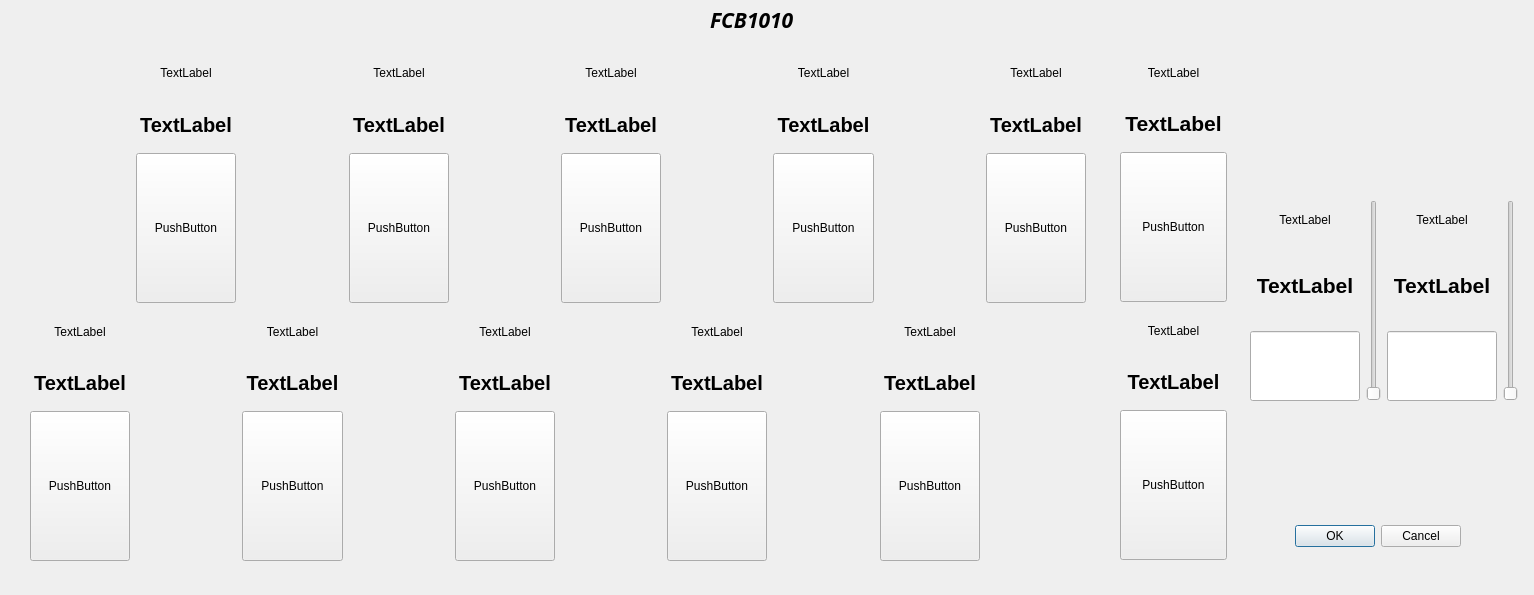
<?xml version="1.0" encoding="UTF-8"?>
<ui version="4.0">
 <class>FCB1010</class>
 <widget class="QDialog" name="FCB1010">
  <property name="geometry">
   <rect>
    <x>0</x>
    <y>0</y>
    <width>1534</width>
    <height>595</height>
   </rect>
  </property>
  <property name="windowTitle">
   <string>FCB1010</string>
  </property>
  <widget class="QDialogButtonBox" name="buttonBox">
   <property name="geometry">
    <rect>
     <x>1250</x>
     <y>520</y>
     <width>211</width>
     <height>32</height>
    </rect>
   </property>
   <property name="orientation">
    <enum>Qt::Horizontal</enum>
   </property>
   <property name="standardButtons">
    <set>QDialogButtonBox::Cancel|QDialogButtonBox::Ok</set>
   </property>
  </widget>
  <widget class="QWidget" name="gridLayoutWidget">
   <property name="geometry">
    <rect>
     <x>30</x>
     <y>50</y>
     <width>1056</width>
     <height>511</height>
    </rect>
   </property>
   <layout class="QGridLayout" name="gL1">
    <item row="0" column="5">
     <layout class="QVBoxLayout" name="gl1__fS8">
      <item>
       <widget class="QLabel" name="gL1__fS8_bL">
        <property name="minimumSize">
         <size>
          <width>80</width>
          <height>25</height>
         </size>
        </property>
        <property name="contextMenuPolicy">
         <enum>Qt::CustomContextMenu</enum>
        </property>
        <property name="text">
         <string>TextLabel</string>
        </property>
        <property name="alignment">
         <set>Qt::AlignCenter</set>
        </property>
       </widget>
      </item>
      <item>
       <widget class="QLabel" name="gL1__fS8_eL">
        <property name="minimumSize">
         <size>
          <width>80</width>
          <height>35</height>
         </size>
        </property>
        <property name="font">
         <font>
          <pointsize>15</pointsize>
          <weight>75</weight>
          <bold>true</bold>
         </font>
        </property>
        <property name="contextMenuPolicy">
         <enum>Qt::CustomContextMenu</enum>
        </property>
        <property name="text">
         <string>TextLabel</string>
        </property>
        <property name="alignment">
         <set>Qt::AlignCenter</set>
        </property>
       </widget>
      </item>
      <item>
       <widget class="QPushButton" name="gL1__fS8_pB">
        <property name="minimumSize">
         <size>
          <width>0</width>
          <height>150</height>
         </size>
        </property>
        <property name="text">
         <string>PushButton</string>
        </property>
       </widget>
      </item>
     </layout>
    </item>
    <item row="1" column="2">
     <layout class="QVBoxLayout" name="gl1__fS2">
      <item>
       <widget class="QLabel" name="gL1__fS2_bL">
        <property name="minimumSize">
         <size>
          <width>80</width>
          <height>25</height>
         </size>
        </property>
        <property name="contextMenuPolicy">
         <enum>Qt::CustomContextMenu</enum>
        </property>
        <property name="text">
         <string>TextLabel</string>
        </property>
        <property name="alignment">
         <set>Qt::AlignCenter</set>
        </property>
       </widget>
      </item>
      <item>
       <widget class="QLabel" name="gL1__fS2_eL">
        <property name="minimumSize">
         <size>
          <width>80</width>
          <height>35</height>
         </size>
        </property>
        <property name="font">
         <font>
          <pointsize>15</pointsize>
          <weight>75</weight>
          <bold>true</bold>
         </font>
        </property>
        <property name="contextMenuPolicy">
         <enum>Qt::CustomContextMenu</enum>
        </property>
        <property name="text">
         <string>TextLabel</string>
        </property>
        <property name="alignment">
         <set>Qt::AlignCenter</set>
        </property>
       </widget>
      </item>
      <item>
       <widget class="QPushButton" name="gL1__fS2_pB">
        <property name="minimumSize">
         <size>
          <width>0</width>
          <height>150</height>
         </size>
        </property>
        <property name="text">
         <string>PushButton</string>
        </property>
       </widget>
      </item>
     </layout>
    </item>
    <item row="0" column="7">
     <layout class="QVBoxLayout" name="gl1__fS9">
      <item>
       <widget class="QLabel" name="gL1__fS9_bL">
        <property name="minimumSize">
         <size>
          <width>80</width>
          <height>25</height>
         </size>
        </property>
        <property name="contextMenuPolicy">
         <enum>Qt::CustomContextMenu</enum>
        </property>
        <property name="text">
         <string>TextLabel</string>
        </property>
        <property name="alignment">
         <set>Qt::AlignCenter</set>
        </property>
       </widget>
      </item>
      <item>
       <widget class="QLabel" name="gL1__fS9_eL">
        <property name="minimumSize">
         <size>
          <width>80</width>
          <height>35</height>
         </size>
        </property>
        <property name="font">
         <font>
          <pointsize>15</pointsize>
          <weight>75</weight>
          <bold>true</bold>
         </font>
        </property>
        <property name="contextMenuPolicy">
         <enum>Qt::CustomContextMenu</enum>
        </property>
        <property name="text">
         <string>TextLabel</string>
        </property>
        <property name="alignment">
         <set>Qt::AlignCenter</set>
        </property>
       </widget>
      </item>
      <item>
       <widget class="QPushButton" name="gL1__fS9_pB">
        <property name="minimumSize">
         <size>
          <width>0</width>
          <height>150</height>
         </size>
        </property>
        <property name="text">
         <string>PushButton</string>
        </property>
       </widget>
      </item>
     </layout>
    </item>
    <item row="0" column="1">
     <layout class="QVBoxLayout" name="gl1__fS6">
      <item>
       <widget class="QLabel" name="gL1__fS6_bL">
        <property name="minimumSize">
         <size>
          <width>80</width>
          <height>25</height>
         </size>
        </property>
        <property name="contextMenuPolicy">
         <enum>Qt::CustomContextMenu</enum>
        </property>
        <property name="text">
         <string>TextLabel</string>
        </property>
        <property name="alignment">
         <set>Qt::AlignCenter</set>
        </property>
       </widget>
      </item>
      <item>
       <widget class="QLabel" name="gL1__fS6_eL">
        <property name="minimumSize">
         <size>
          <width>80</width>
          <height>35</height>
         </size>
        </property>
        <property name="font">
         <font>
          <pointsize>15</pointsize>
          <weight>75</weight>
          <bold>true</bold>
         </font>
        </property>
        <property name="contextMenuPolicy">
         <enum>Qt::CustomContextMenu</enum>
        </property>
        <property name="text">
         <string>TextLabel</string>
        </property>
        <property name="alignment">
         <set>Qt::AlignCenter</set>
        </property>
       </widget>
      </item>
      <item>
       <widget class="QPushButton" name="gL1__fS6_pB">
        <property name="minimumSize">
         <size>
          <width>0</width>
          <height>150</height>
         </size>
        </property>
        <property name="text">
         <string>PushButton</string>
        </property>
       </widget>
      </item>
     </layout>
    </item>
    <item row="1" column="6">
     <layout class="QVBoxLayout" name="gl1__fS4">
      <item>
       <widget class="QLabel" name="gL1__fS4_bL">
        <property name="minimumSize">
         <size>
          <width>80</width>
          <height>25</height>
         </size>
        </property>
        <property name="contextMenuPolicy">
         <enum>Qt::CustomContextMenu</enum>
        </property>
        <property name="text">
         <string>TextLabel</string>
        </property>
        <property name="alignment">
         <set>Qt::AlignCenter</set>
        </property>
       </widget>
      </item>
      <item>
       <widget class="QLabel" name="gL1__fS4_eL">
        <property name="minimumSize">
         <size>
          <width>80</width>
          <height>35</height>
         </size>
        </property>
        <property name="font">
         <font>
          <pointsize>15</pointsize>
          <weight>75</weight>
          <bold>true</bold>
         </font>
        </property>
        <property name="contextMenuPolicy">
         <enum>Qt::CustomContextMenu</enum>
        </property>
        <property name="text">
         <string>TextLabel</string>
        </property>
        <property name="alignment">
         <set>Qt::AlignCenter</set>
        </property>
       </widget>
      </item>
      <item>
       <widget class="QPushButton" name="gL1__fS4_pB">
        <property name="minimumSize">
         <size>
          <width>0</width>
          <height>150</height>
         </size>
        </property>
        <property name="text">
         <string>PushButton</string>
        </property>
       </widget>
      </item>
     </layout>
    </item>
    <item row="1" column="0">
     <layout class="QVBoxLayout" name="gl1__fS1">
      <item>
       <widget class="QLabel" name="gL1__fS1_bL">
        <property name="minimumSize">
         <size>
          <width>80</width>
          <height>25</height>
         </size>
        </property>
        <property name="contextMenuPolicy">
         <enum>Qt::CustomContextMenu</enum>
        </property>
        <property name="text">
         <string>TextLabel</string>
        </property>
        <property name="alignment">
         <set>Qt::AlignCenter</set>
        </property>
       </widget>
      </item>
      <item>
       <widget class="QLabel" name="gL1__fS1_eL">
        <property name="minimumSize">
         <size>
          <width>80</width>
          <height>35</height>
         </size>
        </property>
        <property name="font">
         <font>
          <pointsize>15</pointsize>
          <weight>75</weight>
          <bold>true</bold>
         </font>
        </property>
        <property name="contextMenuPolicy">
         <enum>Qt::CustomContextMenu</enum>
        </property>
        <property name="text">
         <string>TextLabel</string>
        </property>
        <property name="alignment">
         <set>Qt::AlignCenter</set>
        </property>
       </widget>
      </item>
      <item>
       <widget class="QPushButton" name="gL1__fS1_pB">
        <property name="minimumSize">
         <size>
          <width>0</width>
          <height>150</height>
         </size>
        </property>
        <property name="text">
         <string>PushButton</string>
        </property>
       </widget>
      </item>
     </layout>
    </item>
    <item row="1" column="4">
     <layout class="QVBoxLayout" name="gl1__fS3">
      <item>
       <widget class="QLabel" name="gL1__fS3_bL">
        <property name="minimumSize">
         <size>
          <width>80</width>
          <height>25</height>
         </size>
        </property>
        <property name="contextMenuPolicy">
         <enum>Qt::CustomContextMenu</enum>
        </property>
        <property name="text">
         <string>TextLabel</string>
        </property>
        <property name="alignment">
         <set>Qt::AlignCenter</set>
        </property>
       </widget>
      </item>
      <item>
       <widget class="QLabel" name="gL1__fS3_eL">
        <property name="minimumSize">
         <size>
          <width>80</width>
          <height>35</height>
         </size>
        </property>
        <property name="font">
         <font>
          <pointsize>15</pointsize>
          <weight>75</weight>
          <bold>true</bold>
         </font>
        </property>
        <property name="contextMenuPolicy">
         <enum>Qt::CustomContextMenu</enum>
        </property>
        <property name="text">
         <string>TextLabel</string>
        </property>
        <property name="alignment">
         <set>Qt::AlignCenter</set>
        </property>
       </widget>
      </item>
      <item>
       <widget class="QPushButton" name="gL1__fS3_pB">
        <property name="minimumSize">
         <size>
          <width>0</width>
          <height>150</height>
         </size>
        </property>
        <property name="text">
         <string>PushButton</string>
        </property>
       </widget>
      </item>
     </layout>
    </item>
    <item row="1" column="8">
     <layout class="QVBoxLayout" name="gl1__fS5">
      <item>
       <widget class="QLabel" name="gL1__fS5_bL">
        <property name="minimumSize">
         <size>
          <width>80</width>
          <height>25</height>
         </size>
        </property>
        <property name="contextMenuPolicy">
         <enum>Qt::CustomContextMenu</enum>
        </property>
        <property name="text">
         <string>TextLabel</string>
        </property>
        <property name="alignment">
         <set>Qt::AlignCenter</set>
        </property>
       </widget>
      </item>
      <item>
       <widget class="QLabel" name="gL1__fS5_eL">
        <property name="minimumSize">
         <size>
          <width>80</width>
          <height>35</height>
         </size>
        </property>
        <property name="font">
         <font>
          <pointsize>15</pointsize>
          <weight>75</weight>
          <bold>true</bold>
         </font>
        </property>
        <property name="contextMenuPolicy">
         <enum>Qt::CustomContextMenu</enum>
        </property>
        <property name="text">
         <string>TextLabel</string>
        </property>
        <property name="alignment">
         <set>Qt::AlignCenter</set>
        </property>
       </widget>
      </item>
      <item>
       <widget class="QPushButton" name="gL1__fS5_pB">
        <property name="minimumSize">
         <size>
          <width>0</width>
          <height>150</height>
         </size>
        </property>
        <property name="text">
         <string>PushButton</string>
        </property>
       </widget>
      </item>
     </layout>
    </item>
    <item row="0" column="3">
     <layout class="QVBoxLayout" name="gl1__fS7">
      <item>
       <widget class="QLabel" name="gL1__fS7_bL">
        <property name="minimumSize">
         <size>
          <width>80</width>
          <height>25</height>
         </size>
        </property>
        <property name="contextMenuPolicy">
         <enum>Qt::CustomContextMenu</enum>
        </property>
        <property name="text">
         <string>TextLabel</string>
        </property>
        <property name="alignment">
         <set>Qt::AlignCenter</set>
        </property>
       </widget>
      </item>
      <item>
       <widget class="QLabel" name="gL1__fS7_eL">
        <property name="minimumSize">
         <size>
          <width>80</width>
          <height>35</height>
         </size>
        </property>
        <property name="font">
         <font>
          <pointsize>15</pointsize>
          <weight>75</weight>
          <bold>true</bold>
         </font>
        </property>
        <property name="contextMenuPolicy">
         <enum>Qt::CustomContextMenu</enum>
        </property>
        <property name="text">
         <string>TextLabel</string>
        </property>
        <property name="alignment">
         <set>Qt::AlignCenter</set>
        </property>
       </widget>
      </item>
      <item>
       <widget class="QPushButton" name="gL1__fS7_pB">
        <property name="minimumSize">
         <size>
          <width>0</width>
          <height>150</height>
         </size>
        </property>
        <property name="text">
         <string>PushButton</string>
        </property>
       </widget>
      </item>
     </layout>
    </item>
    <item row="0" column="9">
     <layout class="QVBoxLayout" name="gl1__fS10">
      <item>
       <widget class="QLabel" name="gL1__fS10_bL">
        <property name="minimumSize">
         <size>
          <width>80</width>
          <height>25</height>
         </size>
        </property>
        <property name="contextMenuPolicy">
         <enum>Qt::CustomContextMenu</enum>
        </property>
        <property name="text">
         <string>TextLabel</string>
        </property>
        <property name="alignment">
         <set>Qt::AlignCenter</set>
        </property>
       </widget>
      </item>
      <item>
       <widget class="QLabel" name="gL1__fS10_eL">
        <property name="minimumSize">
         <size>
          <width>80</width>
          <height>35</height>
         </size>
        </property>
        <property name="font">
         <font>
          <pointsize>15</pointsize>
          <weight>75</weight>
          <bold>true</bold>
         </font>
        </property>
        <property name="contextMenuPolicy">
         <enum>Qt::CustomContextMenu</enum>
        </property>
        <property name="text">
         <string>TextLabel</string>
        </property>
        <property name="alignment">
         <set>Qt::AlignCenter</set>
        </property>
       </widget>
      </item>
      <item>
       <widget class="QPushButton" name="gL1__fS10_pB">
        <property name="minimumSize">
         <size>
          <width>0</width>
          <height>150</height>
         </size>
        </property>
        <property name="text">
         <string>PushButton</string>
        </property>
       </widget>
      </item>
     </layout>
    </item>
   </layout>
  </widget>
  <widget class="QWidget" name="gridLayoutWidget_2">
   <property name="geometry">
    <rect>
     <x>1120</x>
     <y>50</y>
     <width>107</width>
     <height>510</height>
    </rect>
   </property>
   <layout class="QGridLayout" name="gL2">
    <item row="1" column="0">
     <layout class="QVBoxLayout" name="gl2__fS2">
      <item>
       <widget class="QLabel" name="gL2__fS2_bL">
        <property name="minimumSize">
         <size>
          <width>80</width>
          <height>25</height>
         </size>
        </property>
        <property name="text">
         <string>TextLabel</string>
        </property>
        <property name="alignment">
         <set>Qt::AlignCenter</set>
        </property>
       </widget>
      </item>
      <item>
       <widget class="QLabel" name="gL2__fS2_eL">
        <property name="minimumSize">
         <size>
          <width>80</width>
          <height>35</height>
         </size>
        </property>
        <property name="font">
         <font>
          <pointsize>15</pointsize>
          <weight>75</weight>
          <bold>true</bold>
         </font>
        </property>
        <property name="text">
         <string>TextLabel</string>
        </property>
        <property name="alignment">
         <set>Qt::AlignCenter</set>
        </property>
       </widget>
      </item>
      <item>
       <widget class="QPushButton" name="gL2__fS2_pB">
        <property name="minimumSize">
         <size>
          <width>0</width>
          <height>150</height>
         </size>
        </property>
        <property name="text">
         <string>PushButton</string>
        </property>
       </widget>
      </item>
     </layout>
    </item>
    <item row="0" column="0">
     <layout class="QVBoxLayout" name="gl2__fS1">
      <item>
       <widget class="QLabel" name="gL2__fS1_bL">
        <property name="minimumSize">
         <size>
          <width>80</width>
          <height>25</height>
         </size>
        </property>
        <property name="text">
         <string>TextLabel</string>
        </property>
        <property name="alignment">
         <set>Qt::AlignCenter</set>
        </property>
       </widget>
      </item>
      <item>
       <widget class="QLabel" name="gL2__fS1_eL">
        <property name="minimumSize">
         <size>
          <width>80</width>
          <height>35</height>
         </size>
        </property>
        <property name="font">
         <font>
          <pointsize>16</pointsize>
          <weight>75</weight>
          <bold>true</bold>
         </font>
        </property>
        <property name="text">
         <string>TextLabel</string>
        </property>
        <property name="alignment">
         <set>Qt::AlignCenter</set>
        </property>
       </widget>
      </item>
      <item>
       <widget class="QPushButton" name="gL2__fS1_pB">
        <property name="minimumSize">
         <size>
          <width>0</width>
          <height>150</height>
         </size>
        </property>
        <property name="text">
         <string>PushButton</string>
        </property>
       </widget>
      </item>
     </layout>
    </item>
   </layout>
  </widget>
  <widget class="QWidget" name="layoutWidget_2">
   <property name="geometry">
    <rect>
     <x>1250</x>
     <y>200</y>
     <width>268</width>
     <height>201</height>
    </rect>
   </property>
   <layout class="QGridLayout" name="r2k">
    <item row="0" column="1">
     <layout class="QGridLayout" name="r2k__k2">
      <item row="3" column="0">
       <widget class="QLineEditMod1" name="r2k__k2_lE">
        <property name="minimumSize">
         <size>
          <width>100</width>
          <height>70</height>
         </size>
        </property>
       </widget>
      </item>
      <item row="0" column="1" rowspan="4">
       <widget class="QSliderMod1" name="r2k__k2_vS">
        <property name="contextMenuPolicy">
         <enum>Qt::CustomContextMenu</enum>
        </property>
        <property name="orientation">
         <enum>Qt::Vertical</enum>
        </property>
       </widget>
      </item>
      <item row="0" column="0">
       <widget class="QLabel" name="r2k__k2_bL">
        <property name="minimumSize">
         <size>
          <width>80</width>
          <height>25</height>
         </size>
        </property>
        <property name="contextMenuPolicy">
         <enum>Qt::CustomContextMenu</enum>
        </property>
        <property name="text">
         <string>TextLabel</string>
        </property>
        <property name="alignment">
         <set>Qt::AlignCenter</set>
        </property>
       </widget>
      </item>
      <item row="1" column="0" rowspan="2">
       <widget class="QLabel" name="r2k__k2_eL">
        <property name="minimumSize">
         <size>
          <width>80</width>
          <height>35</height>
         </size>
        </property>
        <property name="font">
         <font>
          <pointsize>16</pointsize>
          <weight>75</weight>
          <bold>true</bold>
         </font>
        </property>
        <property name="contextMenuPolicy">
         <enum>Qt::CustomContextMenu</enum>
        </property>
        <property name="text">
         <string>TextLabel</string>
        </property>
        <property name="alignment">
         <set>Qt::AlignCenter</set>
        </property>
       </widget>
      </item>
     </layout>
    </item>
    <item row="0" column="0">
     <layout class="QGridLayout" name="r2k__k1">
      <item row="3" column="0">
       <widget class="QLineEditMod1" name="r2k__k1_lE">
        <property name="minimumSize">
         <size>
          <width>100</width>
          <height>70</height>
         </size>
        </property>
       </widget>
      </item>
      <item row="0" column="1" rowspan="4">
       <widget class="QSliderMod1" name="r2k__k1_vS">
        <property name="contextMenuPolicy">
         <enum>Qt::CustomContextMenu</enum>
        </property>
        <property name="orientation">
         <enum>Qt::Vertical</enum>
        </property>
       </widget>
      </item>
      <item row="0" column="0">
       <widget class="QLabel" name="r2k__k1_bL">
        <property name="minimumSize">
         <size>
          <width>80</width>
          <height>25</height>
         </size>
        </property>
        <property name="contextMenuPolicy">
         <enum>Qt::CustomContextMenu</enum>
        </property>
        <property name="text">
         <string>TextLabel</string>
        </property>
        <property name="alignment">
         <set>Qt::AlignCenter</set>
        </property>
       </widget>
      </item>
      <item row="1" column="0" rowspan="2">
       <widget class="QLabel" name="r2k__k1_eL">
        <property name="minimumSize">
         <size>
          <width>80</width>
          <height>35</height>
         </size>
        </property>
        <property name="font">
         <font>
          <pointsize>16</pointsize>
          <weight>75</weight>
          <bold>true</bold>
         </font>
        </property>
        <property name="contextMenuPolicy">
         <enum>Qt::CustomContextMenu</enum>
        </property>
        <property name="text">
         <string>TextLabel</string>
        </property>
        <property name="alignment">
         <set>Qt::AlignCenter</set>
        </property>
       </widget>
      </item>
     </layout>
    </item>
   </layout>
  </widget>
  <widget class="QLabel" name="label">
   <property name="geometry">
    <rect>
     <x>710</x>
     <y>10</y>
     <width>111</width>
     <height>20</height>
    </rect>
   </property>
   <property name="font">
    <font>
     <family>Stencil</family>
     <pointsize>16</pointsize>
     <weight>75</weight>
     <italic>true</italic>
     <bold>true</bold>
    </font>
   </property>
   <property name="text">
    <string>FCB1010</string>
   </property>
  </widget>
 </widget>
 <customwidgets>
  <customwidget>
   <class>QSliderMod1</class>
   <extends>QSlider</extends>
   <header>qslidermod1.h</header>
   <slots>
    <slot>setValueFromText(QString)</slot>
   </slots>
  </customwidget>
  <customwidget>
   <class>QLineEditMod1</class>
   <extends>QLineEdit</extends>
   <header>qlineeditmod1.h</header>
   <slots>
    <slot>setTextFromInt(int)</slot>
   </slots>
  </customwidget>
 </customwidgets>
 <resources/>
 <connections>
  <connection>
   <sender>buttonBox</sender>
   <signal>accepted()</signal>
   <receiver>FCB1010</receiver>
   <slot>accept()</slot>
   <hints>
    <hint type="sourcelabel">
     <x>248</x>
     <y>254</y>
    </hint>
    <hint type="destinationlabel">
     <x>157</x>
     <y>274</y>
    </hint>
   </hints>
  </connection>
  <connection>
   <sender>buttonBox</sender>
   <signal>rejected()</signal>
   <receiver>FCB1010</receiver>
   <slot>reject()</slot>
   <hints>
    <hint type="sourcelabel">
     <x>316</x>
     <y>260</y>
    </hint>
    <hint type="destinationlabel">
     <x>286</x>
     <y>274</y>
    </hint>
   </hints>
  </connection>
 </connections>
</ui>
